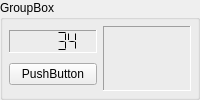
          <widget class="QGroupBox" name="groupBox_16">
           <property name="sizePolicy">
            <sizepolicy hsizetype="Fixed" vsizetype="Fixed">
             <horstretch>0</horstretch>
             <verstretch>0</verstretch>
            </sizepolicy>
           </property>
           <property name="title">
            <string>GroupBox</string>
           </property>
           <layout class="QHBoxLayout" name="horizontalLayout_14">
            <property name="spacing">
             <number>6</number>
            </property>
            <property name="leftMargin">
             <number>6</number>
            </property>
            <property name="topMargin">
             <number>6</number>
            </property>
            <property name="rightMargin">
             <number>6</number>
            </property>
            <property name="bottomMargin">
             <number>6</number>
            </property>
            <item>
             <layout class="QVBoxLayout" name="verticalLayout_38">
              <item>
               <widget class="QLCDNumber" name="lcdNumber_21">
                <property name="sizePolicy">
                 <sizepolicy hsizetype="Minimum" vsizetype="Fixed">
                  <horstretch>0</horstretch>
                  <verstretch>0</verstretch>
                 </sizepolicy>
                </property>
                <property name="frameShape">
                 <enum>QFrame::Panel</enum>
                </property>
                <property name="frameShadow">
                 <enum>QFrame::Sunken</enum>
                </property>
                <property name="midLineWidth">
                 <number>0</number>
                </property>
                <property name="smallDecimalPoint">
                 <bool>false</bool>
                </property>
                <property name="mode">
                 <enum>QLCDNumber::Dec</enum>
                </property>
                <property name="segmentStyle">
                 <enum>QLCDNumber::Flat</enum>
                </property>
                <property name="intValue" stdset="0">
                 <number>34</number>
                </property>
               </widget>
              </item>
              <item>
               <widget class="QPushButton" name="pushButton_21">
                <property name="text">
                 <string>PushButton</string>
                </property>
               </widget>
              </item>
             </layout>
            </item>
            <item>
             <widget class="QFrame" name="verticalFrame_12">
              <property name="frameShape">
               <enum>QFrame::Panel</enum>
              </property>
              <property name="frameShadow">
               <enum>QFrame::Sunken</enum>
              </property>
              <layout class="QVBoxLayout" name="verticalLayout_19">
               <property name="leftMargin">
                <number>2</number>
               </property>
               <property name="topMargin">
                <number>0</number>
               </property>
               <property name="rightMargin">
                <number>2</number>
               </property>
               <property name="bottomMargin">
                <number>0</number>
               </property>
               <item>
                <widget class="QLabel" name="label_23">
                 <property name="sizePolicy">
                  <sizepolicy hsizetype="Minimum" vsizetype="Minimum">
                   <horstretch>0</horstretch>
                   <verstretch>0</verstretch>
                  </sizepolicy>
                 </property>
                 <property name="minimumSize">
                  <size>
                   <width>0</width>
                   <height>0</height>
                  </size>
                 </property>
                 <property name="maximumSize">
                  <size>
                   <width>23</width>
                   <height>23</height>
                  </size>
                 </property>
                 <property name="sizeIncrement">
                  <size>
                   <width>0</width>
                   <height>0</height>
                  </size>
                 </property>
                 <property name="baseSize">
                  <size>
                   <width>0</width>
                   <height>0</height>
                  </size>
                 </property>
                 <property name="text">
                  <string/>
                 </property>
                 <property name="pixmap">
                  <pixmap resource="resources.qrc">:/res/icons8-full-image-40.png</pixmap>
                 </property>
                 <property name="scaledContents">
                  <bool>true</bool>
                 </property>
                 <property name="alignment">
                  <set>Qt::AlignLeading|Qt::AlignLeft|Qt::AlignTop</set>
                 </property>
                 <property name="wordWrap">
                  <bool>false</bool>
                 </property>
                </widget>
               </item>
               <item>
                <widget class="QLabel" name="label_24">
                 <property name="sizePolicy">
                  <sizepolicy hsizetype="Minimum" vsizetype="Minimum">
                   <horstretch>0</horstretch>
                   <verstretch>0</verstretch>
                  </sizepolicy>
                 </property>
                 <property name="maximumSize">
                  <size>
                   <width>23</width>
                   <height>23</height>
                  </size>
                 </property>
                 <property name="text">
                  <string/>
                 </property>
                 <property name="pixmap">
                  <pixmap resource="resources.qrc">:/res/icons8-full-image-40.png</pixmap>
                 </property>
                 <property name="scaledContents">
                  <bool>true</bool>
                 </property>
                 <property name="alignment">
                  <set>Qt::AlignBottom|Qt::AlignLeading|Qt::AlignLeft</set>
                 </property>
                </widget>
               </item>
              </layout>
             </widget>
            </item>
           </layout>
          </widget>
